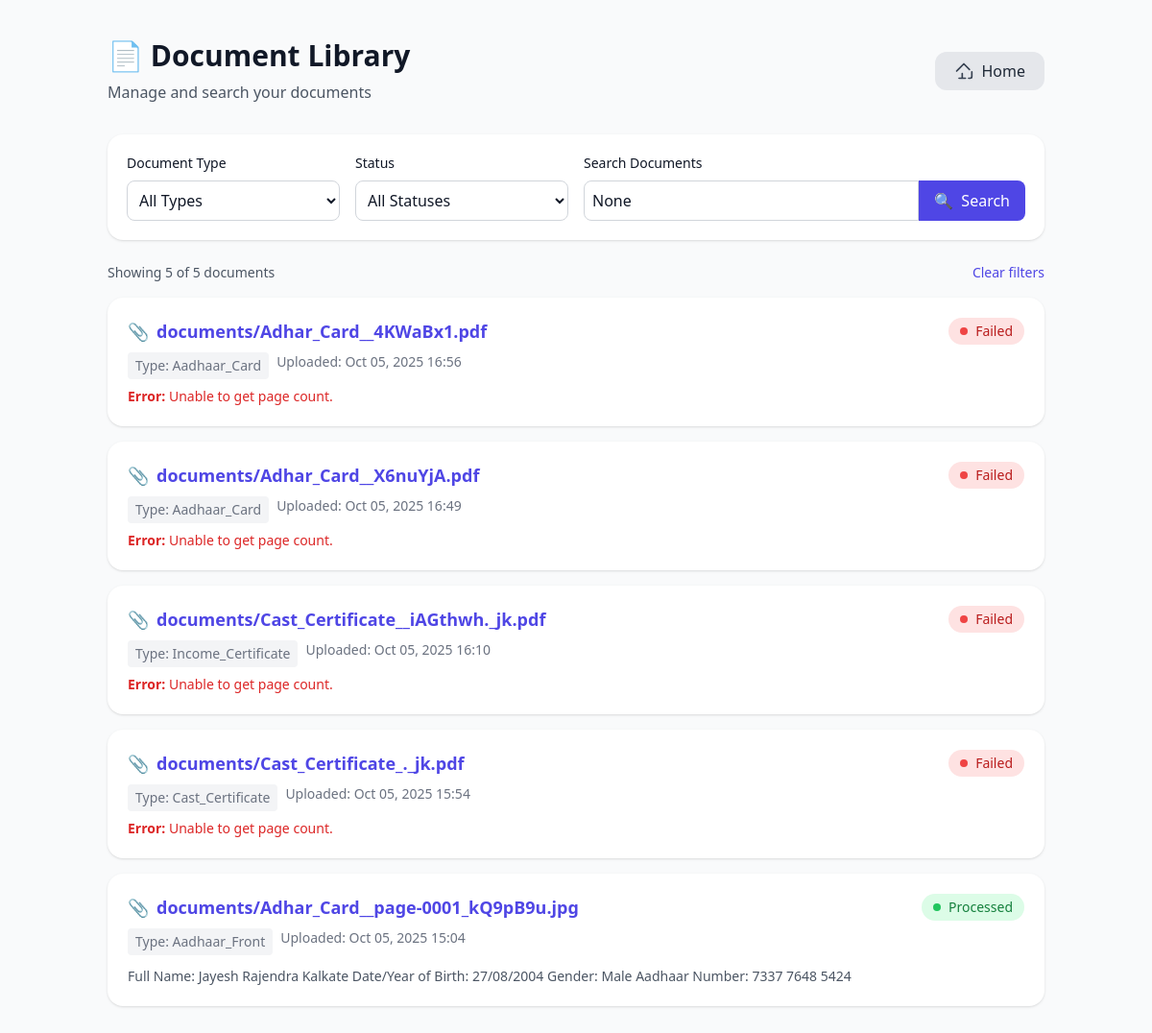
Page /documents/ (signed in) on the earlier database version.
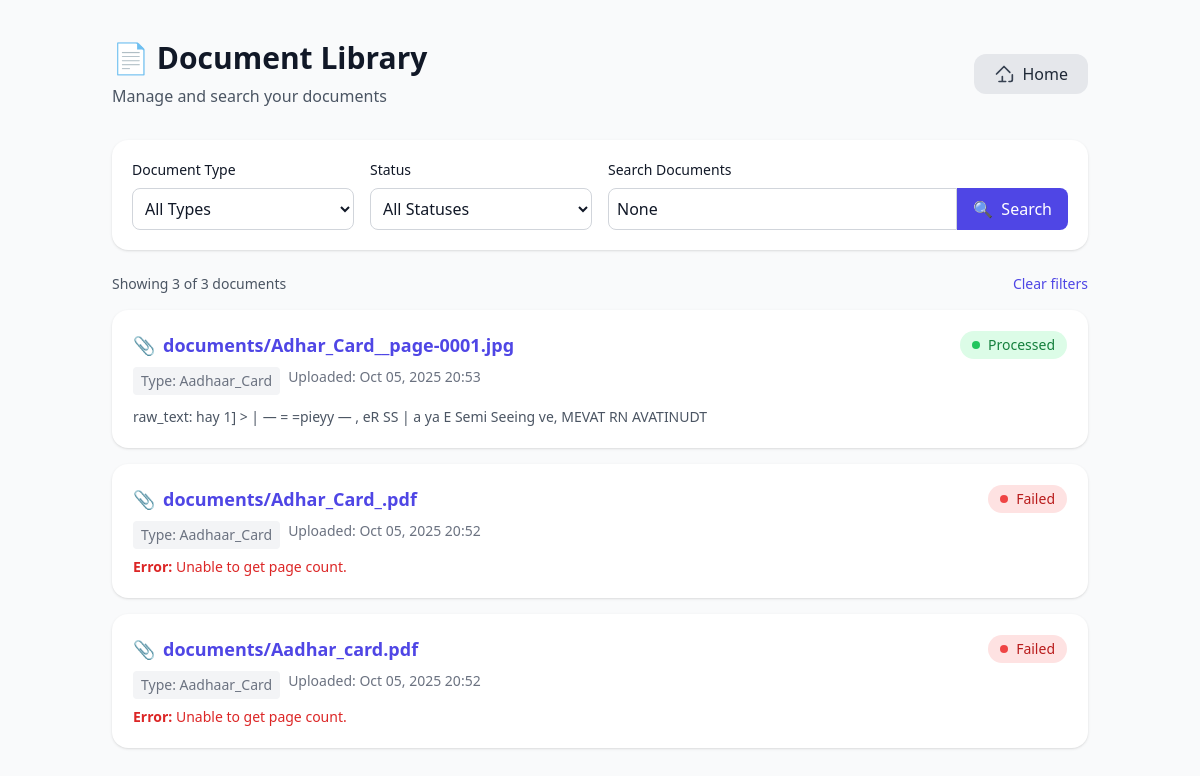
Same page on the later database version.
### core/models.py (models this page shows, shortened)
class Document(models.Model):
    DOC_TYPES = [
        ("aadhaar_card", "Aadhaar Card"),
        ("pan_card", "PAN Card"),
        ("driving_license", "Driving License"),
        ("passport", "Passport"),
        ("other_document", "Other Document"),
    ]
    user = models.ForeignKey(User, on_delete=models.CASCADE, related_name="documents")
    file = models.FileField(upload_to="documents/")
    doc_type = models.CharField(
        max_length=50,
        choices=DOC_TYPES,
        default="other_document",
        blank=True,
        null=True,
    )
    extracted_text = models.TextField(blank=True, null=True)
    extracted_data = models.JSONField(default=dict, blank=True)
    user_edited_data = models.JSONField(default=dict, blank=True)
    processed = models.BooleanField(default=False)
    error_message = models.TextField(blank=True, null=True)
    quality_score = models.FloatField(blank=True, null=True)
    created_at = models.DateTimeField(auto_now_add=True)
    uploaded_at = models.DateTimeField(auto_now=True)
    objects = DocumentManager()
    class Meta:
        ordering = ["-created_at"]

### core/views.py (the view)
# urls.py: path("documents/", views.document_library, name="document_library"),
@login_required
def document_library(request):
    documents = Document.objects.filter(user=request.user).order_by("-created_at")[:5]
    doc_type = request.GET.get("doc_type")
    status = request.GET.get("status")
    search_query = request.GET.get("search")
    if doc_type and doc_type != "all":
        documents = documents.filter(doc_type=doc_type)
    if status == "processed":
        documents = documents.filter(processed=True, error_message__isnull=True)
    elif status == "failed":
        documents = documents.filter(error_message__isnull=False)
    elif status == "pending":
        documents = documents.filter(processed=False, error_message__isnull=True)
    if search_query:
        documents = documents.filter(
            Q(extracted_text__icontains=search_query)
            | Q(file__icontains=search_query)
            | Q(doc_type__icontains=search_query)
        )
    paginator = Paginator(documents, 10)  # 10 documents per page
    page_number = request.GET.get("page")
    page_obj = paginator.get_page(page_number)
    context = {
        "page_obj": page_obj,
        "doc_types": get_supported_document_types(),
        "total_docs": documents.count(),
        "current_filters": {
            "doc_type": doc_type,
            "status": status,
            "search": search_query,
        },
    }
    return render(request, "document_library.html", context)

### core/ocr_utils.py (called while the page is built)
def get_supported_document_types() -> List[str]:
    return list(OCR_HANDLERS.keys())

### templates/document_library.html (shortened to what the changed rows need)
{% include "header.html" %}
{% load static %}
{% block content %}
<body class="bg-gray-50 dark:bg-gray-900 text-gray-900 dark:text-gray-100 min-h-screen">
  <div class="max-w-5xl mx-auto py-10 px-6">
    <div class="flex flex-col sm:flex-row sm:items-center sm:justify-between mb-8">
      <div class="mb-4 sm:mb-0">
        <h1 class="text-3xl font-bold">📄 Document Library</h1>
      </div>
    </div>
    <div class="flex justify-between items-center mb-4">
      <div class="text-sm text-gray-600 dark:text-gray-400">
        Showing {{ page_obj|length }} of {{ total_docs }} documents
      </div>
      {% if current_filters.search or current_filters.doc_type != 'all' or current_filters.status %}
        <a href="{% url 'core:document_library' %}" class="text-sm text-indigo-600 hover:text-indigo-800">
          Clear filters
        </a>
      {% endif %}
    </div>
    {% if page_obj %}
      <div class="space-y-4">
        {% for doc in page_obj %}
          <div class="p-5 bg-white dark:bg-gray-800 rounded-2xl shadow hover:shadow-lg transition-all duration-300 border border-transparent hover:border-indigo-200 dark:hover:border-indigo-800">
            <div class="flex justify-between items-start">
              <div class="flex-1">
                <h2 class="text-lg font-semibold text-indigo-600 dark:text-indigo-400 hover:text-indigo-800 dark:hover:text-indigo-300">
                  <a href="{% url 'core:document_detail' doc.id %}" class="flex items-start">
                    {% if doc.doc_type == 'pdf' %}📄
                    {% elif doc.doc_type == 'image' %}🖼️
                    {% elif doc.doc_type == 'text' %}📝
                    {% else %}📎
                    {% endif %}
                    <span class="ml-2">{{ doc.file.name|default:"Untitled Document" }}</span>
                  </a>
                </h2>
                <div class="flex flex-wrap gap-2 mt-2 text-sm text-gray-500 dark:text-gray-400">
                  <span class="bg-gray-100 dark:bg-gray-700 px-2 py-1 rounded">Type: {{ doc.doc_type|title }}</span>
                  <span>Uploaded: {{ doc.created_at|date:"M d, Y H:i" }}</span>
                </div>
              </div>
              <div class="ml-4 flex-shrink-0">
                {% if doc.error_message %}
                  <span class="px-3 py-1 rounded-full text-sm bg-red-100 text-red-700 dark:bg-red-900 dark:text-red-200 flex items-center">
                    <span class="w-2 h-2 bg-red-500 rounded-full mr-2"></span> Failed
                  </span>
                {% elif doc.processed %}
                  <span class="px-3 py-1 rounded-full text-sm bg-green-100 text-green-700 dark:bg-green-900 dark:text-green-200 flex items-center">
                    <span class="w-2 h-2 bg-green-500 rounded-full mr-2"></span> Processed
                  </span>
                {% else %}
                  <span class="px-3 py-1 rounded-full text-sm bg-yellow-100 text-yellow-700 dark:bg-yellow-900 dark:text-yellow-200 flex items-center">
                    <span class="w-2 h-2 bg-yellow-500 rounded-full mr-2"></span> Pending
                  </span>
                {% endif %}
              </div>
            </div>
            {% if doc.extracted_text %}
              <p class="text-gray-600 dark:text-gray-300 text-sm mt-3 line-clamp-2">
                {{ doc.extracted_text|truncatechars:150 }}
              </p>
            {% endif %}
            {% if doc.error_message %}
              <div class="mt-2 text-sm text-red-600 dark:text-red-400">
                <strong>Error:</strong> {{ doc.error_message|truncatechars:100 }}
              </div>
            {% endif %}
          </div>
        {% endfor %}
      </div>
    {% endif %}
  </div>
</body>
{% endblock %}
{% include "footer.html" %}

Differences in the rows shown:
removed Document: file.name "documents/Adhar_Card__4KWaBx1.pdf", doc_type "Aadhaar_Card", created_at "Oct 05, 2025 16:56", shows "Failed", error_message "Unable to get page count."
removed Document: file.name "documents/Adhar_Card__X6nuYjA.pdf", doc_type "Aadhaar_Card", created_at "Oct 05, 2025 16:49", shows "Failed", error_message "Unable to get page count."
removed Document: file.name "documents/Cast_Certificate__iAGthwh._jk.pdf", doc_type "Income_Certificate", created_at "Oct 05, 2025 16:10", shows "Failed", error_message "Unable to get page count."
removed Document: file.name "documents/Cast_Certificate_._jk.pdf", doc_type "Cast_Certificate", created_at "Oct 05, 2025 15:54", shows "Failed", error_message "Unable to get page count."
removed Document: file.name "documents/Adhar_Card__page-0001_kQ9pB9u.jpg", doc_type "Aadhaar_Front", created_at "Oct 05, 2025 15:04", processed True (drawn), extracted_text "Full Name: Jayesh Rajendra Kalkate Date/Year of Birth: 27/08/2004 Gender: Male Aadhaar Number: 7337 7648 5424"
now on this page (row edited): Document: file.name "documents/Adhar_Card__page-0001.jpg", doc_type "Aadhaar_Card", created_at "Oct 05, 2025 20:53", processed True (drawn), extracted_text "raw_text: hay 1] > | — = =pieyy — , eR SS | a ya E Semi Seeing ve, MEVAT RN AVATINUDT"
now on this page (row edited): Document: file.name "documents/Adhar_Card_.pdf", doc_type "Aadhaar_Card", created_at "Oct 05, 2025 20:52", shows "Failed", error_message "Unable to get page count."
now on this page (row edited): Document: file.name "documents/Aadhar_card.pdf", doc_type "Aadhaar_Card", created_at "Oct 05, 2025 20:52", shows "Failed", error_message "Unable to get page count."
Other differences:
{{ page_obj|length }}: "5" → "3"
{{ total_docs }}: "5" → "3"
